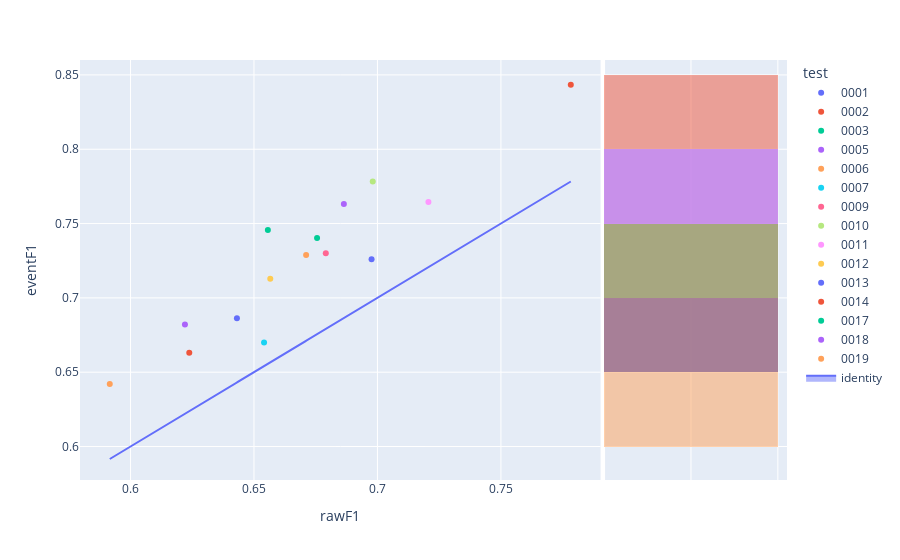

Notebook source saved alongside this figure:
### Code cell
fig=px.scatter(experimentModels,x='rawF1',y='eventF1',color='test',hover_name='modelId', marginal_y="histogram")
fig.add_trace(
    go.Scatter(x=experimentModels['rawF1'], y=experimentModels['rawF1'], name="identity", mode='lines',fill="toself")
)
fig.show()

### Figure 1 — Plotly figure (JSON) as saved in the notebook; plotly's stock layout.template omitted (floating-point values rounded to 4 significant figures)
{"data": [{"hovertemplate": "<b>%{hovertext}</b><br><br>test=0001<br>rawF1=%{x}<br>eventF1=%{y}<extra></extra>", "hovertext": ["e1d4b905-b790-4fe9-8a43-59b76a36b9dd"], "legendgroup": "0001", "marker": {"color": "#636efa", "symbol": "circle"}, "mode": "markers", "name": "0001", "orientation": "v", "showlegend": true, "type": "scatter", "x": [0.6431], "xaxis": "x", "y": [0.6863], "yaxis": "y"}, {"alignmentgroup": "True", "bingroup": "y", "hovertemplate": "test=0001<br>eventF1=%{y}<br>count=%{x}<extra></extra>", "legendgroup": "0001", "marker": {"color": "#636efa"}, "name": "0001", "offsetgroup": "0001", "opacity": 0.5, "showlegend": false, "type": "histogram", "xaxis": "x2", "y": [0.6863], "yaxis": "y2"}, {"hovertemplate": "<b>%{hovertext}</b><br><br>test=0002<br>rawF1=%{x}<br>eventF1=%{y}<extra></extra>", "hovertext": ["c1f62253-8dcf-4cc8-8b95-bde893a5a09e"], "legendgroup": "0002", "marker": {"color": "#EF553B", "symbol": "circle"}, "mode": "markers", "name": "0002", "orientation": "v", "showlegend": true, "type": "scatter", "x": [0.7783], "xaxis": "x", "y": [0.8434], "yaxis": "y"}, {"alignmentgroup": "True", "bingroup": "y", "hovertemplate": "test=0002<br>eventF1=%{y}<br>count=%{x}<extra></extra>", "legendgroup": "0002", "marker": {"color": "#EF553B"}, "name": "0002", "offsetgroup": "0002", "opacity": 0.5, "showlegend": false, "type": "histogram", "xaxis": "x2", "y": [0.8434], "yaxis": "y2"}, {"hovertemplate": "<b>%{hovertext}</b><br><br>test=0003<br>rawF1=%{x}<br>eventF1=%{y}<extra></extra>", "hovertext": ["4f00824a-e500-4ad5-8aec-b8f5322c821a"], "legendgroup": "0003", "marker": {"color": "#00cc96", "symbol": "circle"}, "mode": "markers", "name": "0003", "orientation": "v", "showlegend": true, "type": "scatter", "x": [0.6755], "xaxis": "x", "y": [0.7403], "yaxis": "y"}, {"alignmentgroup": "True", "bingroup": "y", "hovertemplate": "test=0003<br>eventF1=%{y}<br>count=%{x}<extra></extra>", "legendgroup": "0003", "marker": {"color": "#00cc96"}, "name": "0003", "offsetgroup": "0003", "opacity": 0.5, "showlegend": false, "type": "histogram", "xaxis": "x2", "y": [0.7403], "yaxis": "y2"}, {"hovertemplate": "<b>%{hovertext}</b><br><br>test=0005<br>rawF1=%{x}<br>eventF1=%{y}<extra></extra>", "hovertext": ["b729b67d-261b-41e9-8555-a5749e35811e"], "legendgroup": "0005", "marker": {"color": "#ab63fa", "symbol": "circle"}, "mode": "markers", "name": "0005", "orientation": "v", "showlegend": true, "type": "scatter", "x": [0.622], "xaxis": "x", "y": [0.6822], "yaxis": "y"}, {"alignmentgroup": "True", "bingroup": "y", "hovertemplate": "test=0005<br>eventF1=%{y}<br>count=%{x}<extra></extra>", "legendgroup": "0005", "marker": {"color": "#ab63fa"}, "name": "0005", "offsetgroup": "0005", "opacity": 0.5, "showlegend": false, "type": "histogram", "xaxis": "x2", "y": [0.6822], "yaxis": "y2"}, {"hovertemplate": "<b>%{hovertext}</b><br><br>test=0006<br>rawF1=%{x}<br>eventF1=%{y}<extra></extra>", "hovertext": ["d084f1f0-06ef-468e-b82e-16b5f96fdc69"], "legendgroup": "0006", "marker": {"color": "#FFA15A", "symbol": "circle"}, "mode": "markers", "name": "0006", "orientation": "v", "showlegend": true, "type": "scatter", "x": [0.5916], "xaxis": "x", "y": [0.6421], "yaxis": "y"}, {"alignmentgroup": "True", "bingroup": "y", "hovertemplate": "test=0006<br>eventF1=%{y}<br>count=%{x}<extra></extra>", "legendgroup": "0006", "marker": {"color": "#FFA15A"}, "name": "0006", "offsetgroup": "0006", "opacity": 0.5, "showlegend": false, "type": "histogram", "xaxis": "x2", "y": [0.6421], "yaxis": "y2"}, {"hovertemplate": "<b>%{hovertext}</b><br><br>test=0007<br>rawF1=%{x}<br>eventF1=%{y}<extra></extra>", "hovertext": ["e4a48e65-6ade-4c80-a360-abf73bd39eeb"], "legendgroup": "0007", "marker": {"color": "#19d3f3", "symbol": "circle"}, "mode": "markers", "name": "0007", "orientation": "v", "showlegend": true, "type": "scatter", "x": [0.6541], "xaxis": "x", "y": [0.67], "yaxis": "y"}, {"alignmentgroup": "True", "bingroup": "y", "hovertemplate": "test=0007<br>eventF1=%{y}<br>count=%{x}<extra></extra>", "legendgroup": "0007", "marker": {"color": "#19d3f3"}, "name": "0007", "offsetgroup": "0007", "opacity": 0.5, "showlegend": false, "type": "histogram", "xaxis": "x2", "y": [0.67], "yaxis": "y2"}, {"hovertemplate": "<b>%{hovertext}</b><br><br>test=0009<br>rawF1=%{x}<br>eventF1=%{y}<extra></extra>", "hovertext": ["1eca4001-1d4f-4d59-b1de-1b02a0d6f95f"], "legendgroup": "0009", "marker": {"color": "#FF6692", "symbol": "circle"}, "mode": "markers", "name": "0009", "orientation": "v", "showlegend": true, "type": "scatter", "x": [0.6791], "xaxis": "x", "y": [0.73], "yaxis": "y"}, {"alignmentgroup": "True", "bingroup": "y", "hovertemplate": "test=0009<br>eventF1=%{y}<br>count=%{x}<extra></extra>", "legendgroup": "0009", "marker": {"color": "#FF6692"}, "name": "0009", "offsetgroup": "0009", "opacity": 0.5, "showlegend": false, "type": "histogram", "xaxis": "x2", "y": [0.73], "yaxis": "y2"}, {"hovertemplate": "<b>%{hovertext}</b><br><br>test=0010<br>rawF1=%{x}<br>eventF1=%{y}<extra></extra>", "hovertext": ["c35d7164-a086-4277-899c-731c13b90a75"], "legendgroup": "0010", "marker": {"color": "#B6E880", "symbol": "circle"}, "mode": "markers", "name": "0010", "orientation": "v", "showlegend": true, "type": "scatter", "x": [0.6981], "xaxis": "x", "y": [0.7784], "yaxis": "y"}, {"alignmentgroup": "True", "bingroup": "y", "hovertemplate": "test=0010<br>eventF1=%{y}<br>count=%{x}<extra></extra>", "legendgroup": "0010", "marker": {"color": "#B6E880"}, "name": "0010", "offsetgroup": "0010", "opacity": 0.5, "showlegend": false, "type": "histogram", "xaxis": "x2", "y": [0.7784], "yaxis": "y2"}, {"hovertemplate": "<b>%{hovertext}</b><br><br>test=0011<br>rawF1=%{x}<br>eventF1=%{y}<extra></extra>", "hovertext": ["d610a0a1-aae2-46e6-b31e-a91cb6c987fe"], "legendgroup": "0011", "marker": {"color": "#FF97FF", "symbol": "circle"}, "mode": "markers", "name": "0011", "orientation": "v", "showlegend": true, "type": "scatter", "x": [0.7206], "xaxis": "x", "y": [0.7646], "yaxis": "y"}, {"alignmentgroup": "True", "bingroup": "y", "hovertemplate": "test=0011<br>eventF1=%{y}<br>count=%{x}<extra></extra>", "legendgroup": "0011", "marker": {"color": "#FF97FF"}, "name": "0011", "offsetgroup": "0011", "opacity": 0.5, "showlegend": false, "type": "histogram", "xaxis": "x2", "y": [0.7646], "yaxis": "y2"}, {"hovertemplate": "<b>%{hovertext}</b><br><br>test=0012<br>rawF1=%{x}<br>eventF1=%{y}<extra></extra>", "hovertext": ["58ce72d9-8af2-4491-8cb9-99536ad462a1"], "legendgroup": "0012", "marker": {"color": "#FECB52", "symbol": "circle"}, "mode": "markers", "name": "0012", "orientation": "v", "showlegend": true, "type": "scatter", "x": [0.6566], "xaxis": "x", "y": [0.7128], "yaxis": "y"}, {"alignmentgroup": "True", "bingroup": "y", "hovertemplate": "test=0012<br>eventF1=%{y}<br>count=%{x}<extra></extra>", "legendgroup": "0012", "marker": {"color": "#FECB52"}, "name": "0012", "offsetgroup": "0012", "opacity": 0.5, "showlegend": false, "type": "histogram", "xaxis": "x2", "y": [0.7128], "yaxis": "y2"}, {"hovertemplate": "<b>%{hovertext}</b><br><br>test=0013<br>rawF1=%{x}<br>eventF1=%{y}<extra></extra>", "hovertext": ["b0dc28a7-8906-48a2-9333-829d89d4da08"], "legendgroup": "0013", "marker": {"color": "#636efa", "symbol": "circle"}, "mode": "markers", "name": "0013", "orientation": "v", "showlegend": true, "type": "scatter", "x": [0.6976], "xaxis": "x", "y": [0.7259], "yaxis": "y"}, {"alignmentgroup": "True", "bingroup": "y", "hovertemplate": "test=0013<br>eventF1=%{y}<br>count=%{x}<extra></extra>", "legendgroup": "0013", "marker": {"color": "#636efa"}, "name": "0013", "offsetgroup": "0013", "opacity": 0.5, "showlegend": false, "type": "histogram", "xaxis": "x2", "y": [0.7259], "yaxis": "y2"}, {"hovertemplate": "<b>%{hovertext}</b><br><br>test=0014<br>rawF1=%{x}<br>eventF1=%{y}<extra></extra>", "hovertext": ["54cb709f-d446-42be-9fd1-06990c8afe3f"], "legendgroup": "0014", "marker": {"color": "#EF553B", "symbol": "circle"}, "mode": "markers", "name": "0014", "orientation": "v", "showlegend": true, "type": "scatter", "x": [0.6238], "xaxis": "x", "y": [0.6631], "yaxis": "y"}, {"alignmentgroup": "True", "bingroup": "y", "hovertemplate": "test=0014<br>eventF1=%{y}<br>count=%{x}<extra></extra>", "legendgroup": "0014", "marker": {"color": "#EF553B"}, "name": "0014", "offsetgroup": "0014", "opacity": 0.5, "showlegend": false, "type": "histogram", "xaxis": "x2", "y": [0.6631], "yaxis": "y2"}, {"hovertemplate": "<b>%{hovertext}</b><br><br>test=0017<br>rawF1=%{x}<br>eventF1=%{y}<extra></extra>", "hovertext": ["16ad2dbe-89ae-49a8-bb50-2fe8808350e1"], "legendgroup": "0017", "marker": {"color": "#00cc96", "symbol": "circle"}, "mode": "markers", "name": "0017", "orientation": "v", "showlegend": true, "type": "scatter", "x": [0.6556], "xaxis": "x", "y": [0.7457], "yaxis": "y"}, {"alignmentgroup": "True", "bingroup": "y", "hovertemplate": "test=0017<br>eventF1=%{y}<br>count=%{x}<extra></extra>", "legendgroup": "0017", "marker": {"color": "#00cc96"}, "name": "0017", "offsetgroup": "0017", "opacity": 0.5, "showlegend": false, "type": "histogram", "xaxis": "x2", "y": [0.7457], "yaxis": "y2"}, {"hovertemplate": "<b>%{hovertext}</b><br><br>test=0018<br>rawF1=%{x}<br>eventF1=%{y}<extra></extra>", "hovertext": ["b98204bb-7019-427e-a9f2-a672dfd87243"], "legendgroup": "0018", "marker": {"color": "#ab63fa", "symbol": "circle"}, "mode": "markers", "name": "0018", "orientation": "v", "showlegend": true, "type": "scatter", "x": [0.6864], "xaxis": "x", "y": [0.7631], "yaxis": "y"}, {"alignmentgroup": "True", "bingroup": "y", "hovertemplate": "test=0018<br>eventF1=%{y}<br>count=%{x}<extra></extra>", "legendgroup": "0018", "marker": {"color": "#ab63fa"}, "name": "0018", "offsetgroup": "0018", "opacity": 0.5, "showlegend": false, "type": "histogram", "xaxis": "x2", "y": [0.7631], "yaxis": "y2"}, {"hovertemplate": "<b>%{hovertext}</b><br><br>test=0019<br>rawF1=%{x}<br>eventF1=%{y}<extra></extra>", "hovertext": ["48b09ab7-ec21-48fa-ae25-c197b95a7389"], "legendgroup": "0019", "marker": {"color": "#FFA15A", "symbol": "circle"}, "mode": "markers", "name": "0019", "orientation": "v", "showlegend": true, "type": "scatter", "x": [0.6711], "xaxis": "x", "y": [0.7289], "yaxis": "y"}, {"alignmentgroup": "True", "bingroup": "y", "hovertemplate": "test=0019<br>eventF1=%{y}<br>count=%{x}<extra></extra>", "legendgroup": "0019", "marker": {"color": "#FFA15A"}, "name": "0019", "offsetgroup": "0019", "opacity": 0.5, "showlegend": false, "type": "histogram", "xaxis": "x2", "y": [0.7289], "yaxis": "y2"}, {"fill": "toself", "mode": "lines", "name": "identity", "type": "scatter", "x": [0.6431, 0.7783, 0.6755, 0.622, 0.5916, 0.6541, 0.6791, 0.6981, 0.7206, 0.6566, 0.6976, 0.6238, 0.6556, 0.6864, 0.6711], "y": [0.6431, 0.7783, 0.6755, 0.622, 0.5916, 0.6541, 0.6791, 0.6981, 0.7206, 0.6566, 0.6976, 0.6238, 0.6556, 0.6864, 0.6711]}], "layout": {"barmode": "overlay", "legend": {"title": {"text": "test"}, "tracegroupgap": 0}, "margin": {"t": 60}, "xaxis": {"anchor": "y", "domain": [0, 0.7363], "title": {"text": "rawF1"}}, "xaxis2": {"anchor": "y2", "domain": [0.7413, 1], "matches": "x2", "showgrid": true, "showline": false, "showticklabels": false, "ticks": ""}, "yaxis": {"anchor": "x", "domain": [0, 1], "title": {"text": "eventF1"}}, "yaxis2": {"anchor": "x2", "domain": [0, 1], "matches": "y", "showgrid": true, "showticklabels": false}}}
